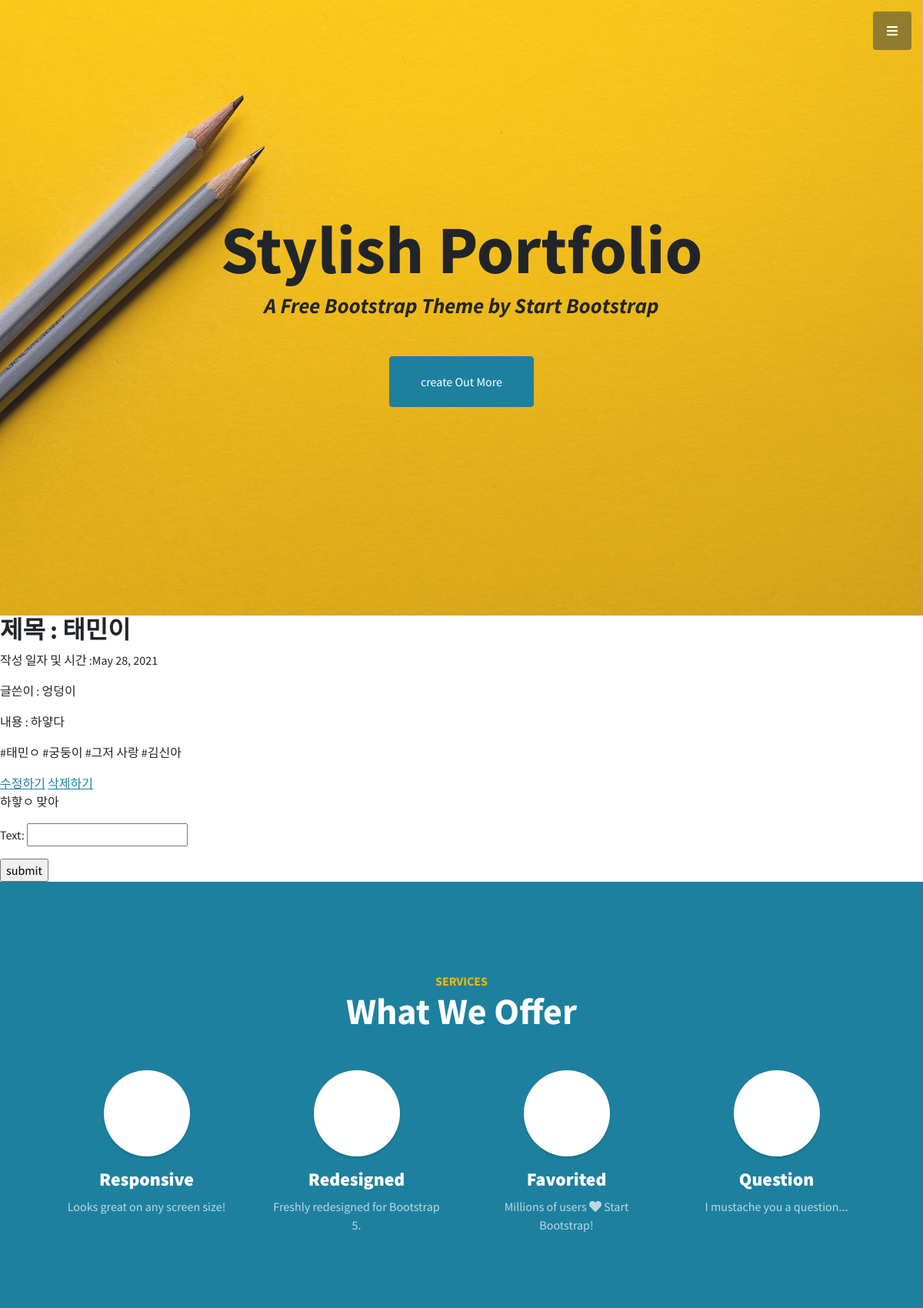
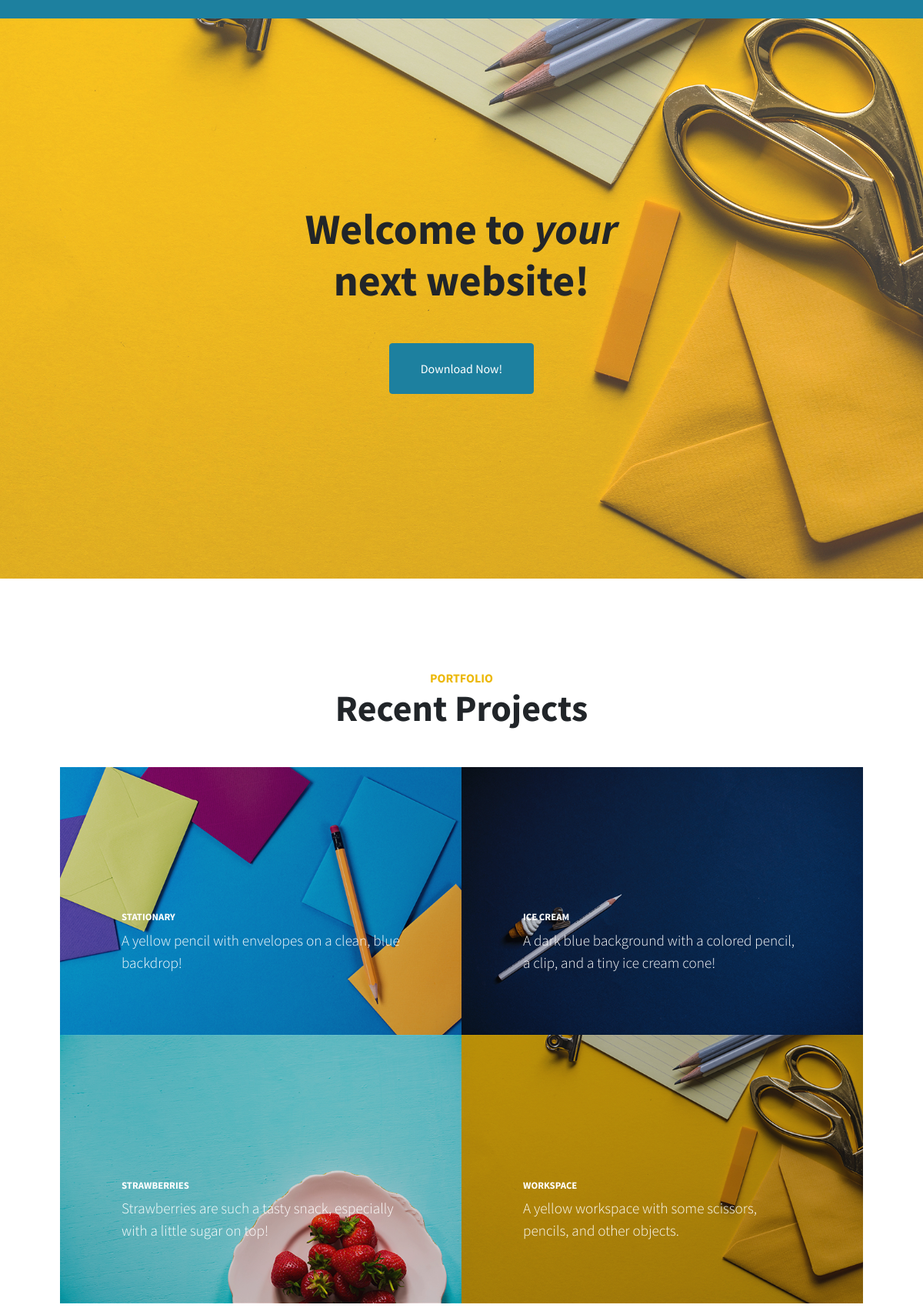
The page /detail/2/ (upper part) on the database its author committed (2 pictures, top to bottom).
### blog/models.py (models this page shows, shortened)
class Blog(models.Model): #클래스 Blog 선언
    title = models.CharField(max_length=200) #제목은 최대길이 200으로 charfield로 받는다.
    pub_date = models.DateField('date published') #날짜와 시간은 model의 datefield로 작성된다.
    writer = models.CharField(max_length=15, default='닉네임을 입력해주세요') #글쓴이는 model의 charfield로 받되, 최대길이는 15이고 이름을 입력하기 이전에 '닉네임을 입력해주세요'를 먼저 띄운다.
    content = models.TextField() # 내용을 model의 textfield를 이용하여 받는다. 글자제한 x
    hashtags = models.ManyToManyField('Hashtag', blank=True)
    image = models.ImageField(upload_to='images/', blank = True)

class Hashtag(models.Model):
    name = models.CharField(max_length=50)

class Comment(models.Model):
    post_id = models.ForeignKey(Blog,on_delete=models.CASCADE, related_name = 'comments')
    text = models.CharField(max_length=50)

### blog/views.py (the view)
# urls.py: path('detail/<str:id>/', blog.views.detail, name='detail'), #detail과 문자열 id를받아 경로를 지정하고 이름은 detail으로 정한다.
def detail(request,id): #함수 detail을 선언하고 요청되었을때 id를 받는다.
    post = get_object_or_404(Blog, id=id) #post에 get_object_or_404에 BLOG와 ID를 받은 값을 저장한다.
    hashtags = Hashtag.objects
    if request.method == "POST":
        form = CommentForm(request.POST)
        if form.is_valid():
            comment = form.save(commit=False)
            comment.post_id = post
            comment.text = form.cleaned_data['text']
            comment.save()
            return redirect('detail',id)
    else:
        form = CommentForm()
        return render(request, 'blog/detail.html',{'post':post, 'form':form}) #post를 띄운다

### blog/forms.py
class CommentForm(forms.ModelForm):
    class Meta:
        model = Comment
        fields = ['text']

### blog/templates/blog/detail.html (shortened to what this page needs)
{% extends 'blog/base.html' %}
{% block content %}
    <h2>제목 : {{post.title}}</h2>
    <p>작성 일자 및 시간 :{{ post.pub_date }}</p>
    <p>글쓴이 : {{post.writer}}</p>
    <p>내용 : {{post.content}}</p>
    {% for hashtag in post.hashtags.all %}
        {{hashtag.name}}
    {% endfor %}
    <a href="{% url 'edit' post.id %}">수정하기</a>
    <a href="{% url 'delete' post.id %}">삭제하기</a>
    {% for comment in post.comments.all %}
        <p>{{comment.text}}</p>
    {% endfor %}
    <form method = "POST" action="{% url 'detail' post.id %}">
        <p>{{form.as_p}}</p>
        <input type="submit" value  ="submit">
    </form>
{% endblock %}

### rows shown on the page
Blog: title "태민이", pub_date "May 28, 2021", writer "엉덩이", content "하얗다"
Hashtag: name "#태민ㅇ"
Hashtag: name "#궁둥이"
Hashtag: name "#그저 사랑"
Hashtag: name "#김신아"
Comment: text "하핳ㅇ 맞아"
